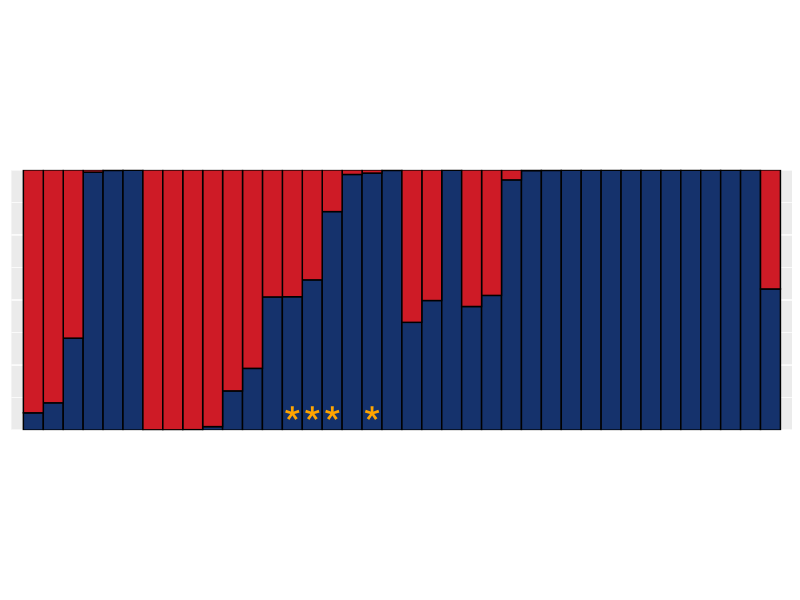

Write R code to recreate this figure.
# This code creates Fig. S2 (grouping, displaying, and contrasting STRUCTURE 
# assignments between birds of different song types) in supp materials 
# of Alexander et al.

# 1. Loading required library
library(tidyverse)

# 2. Setwd
setwd("chickadee/output/")

# 3. Reading in data (tab delimited), dropping last blank row and filtering for samples where song data available
temp <- read_tsv("../data/Table_S1.txt")
temp <- temp[1:165,]
temp <- temp %>% filter(!is.na(Song_summary))  %>% arrange(desc(BC_genetic_cluster_assignment)) %>% arrange(Song_summary)

# 4. Expanding dataset into "long" format 
longtemp <- gather(temp,cluster_assignment,assignment_value,c(BC_genetic_cluster_assignment,CC_genetic_cluster_assignment)) %>% arrange(assignment_value) %>% arrange(desc(cluster_assignment)) %>% arrange(Song_summary)

# 5. Creating structure plot based on "long" format and annotating Appleton City samples
# Saving as 1000 pixels wide, preserving aspect ratio as FigS2.png (in output folder)
ggplot(longtemp, aes(fill=cluster_assignment,y=assignment_value,x=factor(longtemp$Catalog_number,levels=as.numeric(temp$Catalog_number)))) +
  geom_bar(stat="identity",color="black",width=1) + theme (legend.position="none", axis.text = element_blank(),axis.title=element_blank(), axis.ticks = element_blank()) + scale_y_continuous(limits=c(0,1),expand = c(0, 0)) +
  theme(aspect.ratio = 1/3) +
  scale_x_discrete(limits=temp$Catalog_number) +
  scale_fill_manual(values = (c("#CE1B26","#15326C"))) +
  annotate("text",x=as.character(as.matrix(temp %>% filter(str_detect(Specific_locality,"Appleton City")) %>% select(Catalog_number))),y=0.025,label="*",color="orange",size=12)

# 6. Extracting information for doing t-tests etc
# Mean and SD for black-capped genetic for black-capped singing birds
temp %>% filter(Song_summary=="PUREBC") %>% group_by(Song_summary) %>% summarise(mean(BC_genetic_cluster_assignment),sd(BC_genetic_cluster_assignment))

# Mean and SD for Carolina genetic for Carolina singing birds
temp %>% filter(Song_summary=="PURECC") %>% group_by(Song_summary) %>% summarise(mean(CC_genetic_cluster_assignment),sd(CC_genetic_cluster_assignment))

# t.test
t.test((as.numeric(as.matrix(temp %>% filter(Song_summary=="PUREBC") %>% select(BC_genetic_cluster_assignment)))),(as.numeric(as.matrix(temp %>% filter(Song_summary=="PURECC") %>% select(CC_genetic_cluster_assignment)))))
